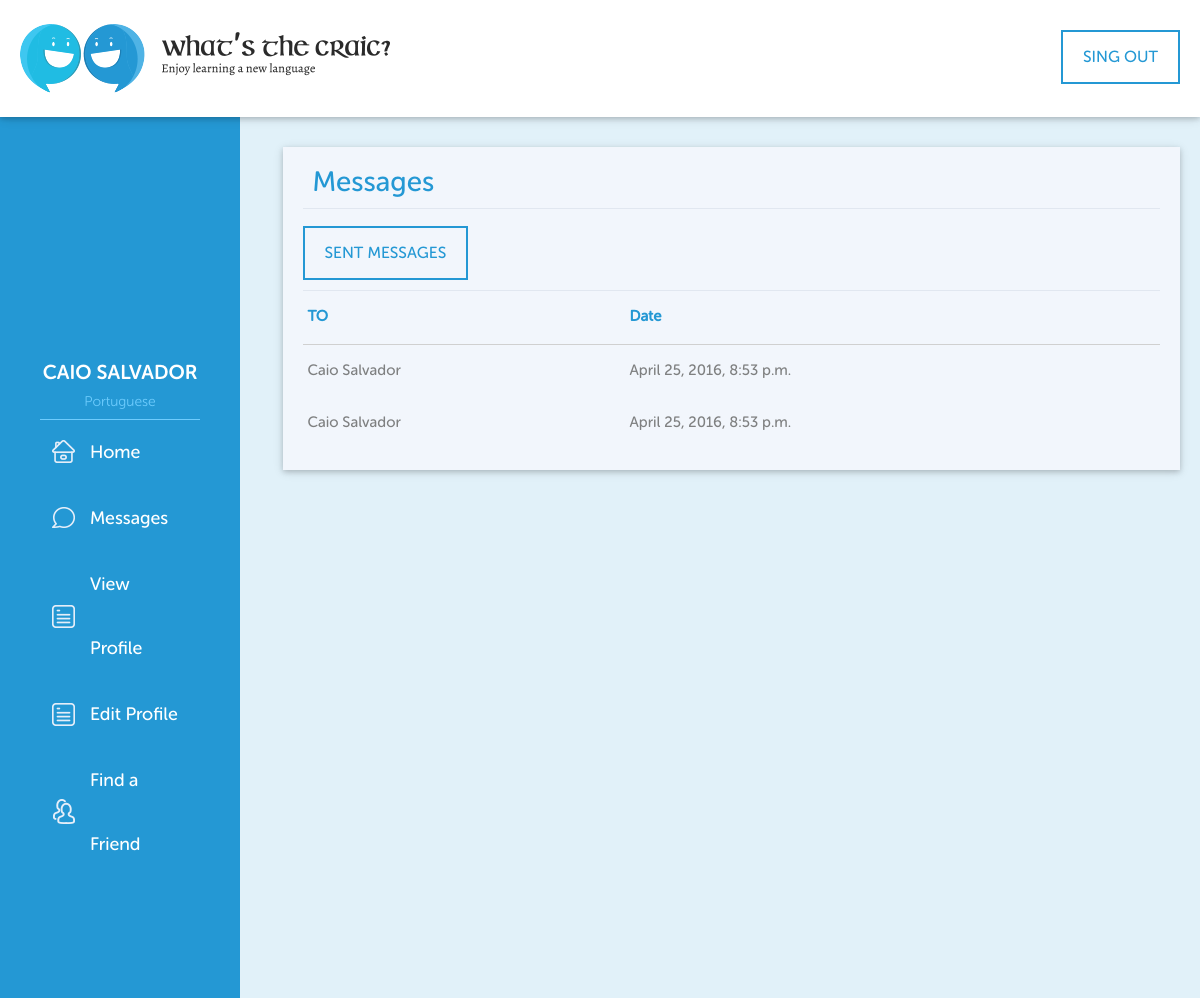
Page /profile/messages/ (signed in) on the committed database.
### profiles/models.py (models this page shows, shortened)
class Profile(models.Model):
	user = models.OneToOneField(settings.AUTH_USER_MODEL)
	name = models.CharField(max_length=100)
	email = models.EmailField(max_length=100, unique=True)
	nui_id = models.IntegerField(unique=True)
	staff = models.BooleanField(default=False)
	native = models.ForeignKey(Language)
	learning = models.ManyToManyField(Language, related_name="profile_languages")
	about = models.TextField(null=True)
	picture = models.ImageField(
		blank=True,
		null=True,
		upload_to=download_media_location
		) #, storage=FileSystemStorage(location=settings.PROTECTED_ROOT)
	def __str__(self): #def __unicode__(self):
		return self.name
	def get_new_messages_count(self):
		count = Message.objects.filter(to_user=self, visualized=False).count()
		return count

class Message(models.Model):
	from_user = models.ForeignKey(Profile, related_name="message_from_user")
	to_user = models.ForeignKey(Profile, related_name="message_to_user")
	message = models.TextField()
	date = models.DateTimeField(auto_now=False, auto_now_add=True)
	visualized = models.BooleanField(default=False)

### languages/models.py (models this page shows)
class Language(models.Model):
	name = models.CharField(max_length=100)
	code = models.CharField(max_length=10)
	flag = models.ImageField(
		blank=True,
		null=True,
		upload_to=download_media_location
		) #, storage=FileSystemStorage(location=settings.PROTECTED_ROOT)
	def __str__(self): #def __unicode__(self):
		return self.name

### profiles/views.py (the view)
class Inbox(SuccessMessageMixin, ListView):
	template_name = "inbox.html"
	paginate_by = 10
	context_object_name = "inbox_messages"
	def get_queryset(self):
		profile = Profile.objects.get(user=self.request.user)
		return Message.objects.filter(to_user = profile).order_by('-date')
	def get_context_data(self, **kwargs):
		context = super(Inbox, self).get_context_data(**kwargs)
		user = self.request.user
		profile = Profile.objects.get(user=self.request.user)
		new_messages_count = profile.get_new_messages_count()
		context["profile"] = profile
		context["new_messages_count"] = new_messages_count
		context["site_name"] = 	"What's the Craic?"
		context["title"] = 	""
		context["submit_btn"] = ""
		return context

### templates/inbox.html (shortened to what this page needs)
{% extends "base.html" %}
{% load staticfiles %}
{% block content %}
{% include "header-dash.html" %}
    <div class="wrarp">
        <div class="row">
            <div class="col l12 m12 s12">
                <div class="friends messages inbox box z-depth-1">
                    <h3 class="title-section">Messages</h3>
                    <div class="cont-nav-messages">
                        <a href="{%url 'profiles:sentmessages' %}" class="btn-wtc">SENT MESSAGES</a>
                    </div>
                    {% if inbox_messages %}
                        <table>
                            <thead>
                              <tr>
                                  <th>TO</th>
                                  <th>Date</th>
                              </tr>
                            </thead>
                            <tbody>
                        {% for message in inbox_messages %}
                            {% if message.visualized %}
                                <tr class="resume">
                                    <td>{{message.to_user}}</td>
                                    <td>{{message.date}}</td>
                                </tr>
                            {% else %}
                                <tr class="resume not-visualized">
                                    <td>{{message.to_user}}</td>
                                    <td>{{message.date}}</td>
                                </tr>
                            {% endif %}
                        {% endfor %}
                            </tbody>
                        </table>
                    {% else %}
                        <h1>No messages :(</h1>
                    {% endif %}
                </div>
            </div>
        </div>
    </div>
</main>
{% endblock content %}

### templates/header-dash.html (shortened to what this page needs)
{% load staticfiles %}
<header id="dashboard" class="z-depth-1">
    <h1 class="logo"><a href="{% url 'dashboard' %}">Whats the Craic - Enjoy learning a new language</a></h1>
    <div class="buttons">
        <a href="{% url 'logout' %}">SING OUT</a>
    </div>
</header>
<main>
<section id="sidebar">
    <div class="cont-side">
        {% if profile.picture %}
            <div class="img-profile">
            </div>
        {% endif%}
        <h3>{{ profile.name }}</h3>
        <h5>{{ profile.native }}</h5>
        <div class="cont-nav-side">
            <nav>
                <ul>
                    <li><a href="{% url 'dashboard' %}" class="icon-home">Home</a></li>
                    {% if new_messages_count > 0 %}
                        <li><a href="{% url 'profiles:inbox' %}" class="icon-message">Messages <span>{{new_messages_count}}</span></a></li>
                    {% else %}
                        <li><a href="{% url 'profiles:inbox' %}" class="icon-message">Messages</a></li>
                    {% endif %}
                    <li><a href="{% url 'profiles:view' profile.id %}" class="icon-view">View Profile</a></li>
                    <li><a href="{% url 'profiles:update' profile.id %}" class="icon-edit">Edit Profile</a></li>
                    <li><a href="{% url 'profiles:findfriends'%}" class="icon-friend">Find a Friend</a></li>
                </ul>
            </nav>
        </div>
    </div>
</section>

### static/css/style-dash.css (style rules this page uses)
html, body { background-color: #fff; }
body, .no-margin { margin: 0; }
html { position: relative; width: 100%; height: 100%; float: left; }
body { font-family: 'museo-sans500', sans-serif; overflow-x: hidden; position: relative; width: 100%; min-height: 100%; float: left; background-color: #e1f1f9; }
a { font-family: 'museo-sans500', sans-serif; font-size: 15px; text-shadow: none; text-transform: none; }
a, a:hover, a img, a:hover img { text-decoration: none; -webkit-transition: all 200ms ; -moz-transition: all 200ms ; -ms-transition: all 200ms ; -o-transition: all 200ms ; transition: all 200ms ; }
ul { list-style: none; }
h1 { font-family: 'museo-sans500', sans-serif; font-size: 45px; color: rgb(72, 108, 132); text-align: left; padding: 30px; text-transform: none; }
h3 { font-family: 'museo-sans500', sans-serif; text-shadow: none; text-transform: none; }
ul li { list-style: none; }
header { position: fixed; top: 0; z-index: 2; float: left; width: 100%; background-color: #fff; }
.logo { text-indent: -9999px; width: 370px; height: 117px; background-image: url("../img/logo-dash.png"); padding: 0px; float: left; margin-top: 0px; margin-bottom: 0px; margin-left: 20px; }
.logo a { display: block; width: 100%; height: 100%; }
main { float: left; width: 100%; padding-top: 117px; min-height: calc(100vh - 117px); position: relative; }
#sidebar { float: left; width: 20%; background-color: #2498d4; height: 100%; padding: 40px; }
.cont-side { float: left; width: 100%; overflow: auto; height: 100%; }
.img-profile { float: left; width: 100%; height: 185px; overflow: hidden; text-align: center; }
.buttons a { float: right; color: #2498d4; font-size: 16px; padding: 13px 20px; border: 2px solid #2498d4; margin-left: 20px; margin-top: 30px; margin-right: 20px; }
#sidebar h3 { color: #fff; font-size: 20px; font-family:'museo-sans700'; float: left; width: 100%; text-align: center; margin-top: 20px; margin-bottom: 10px; text-transform: uppercase; }
#sidebar h5 { color: #6eccfd; font-size: 14px; font-family:'museo-sans300'; float: left; width: 100%; text-align: center; margin-top: 0px; padding-bottom: 10px; border-bottom: 1px solid #6eccfd; margin-bottom: 0px; }
#sidebar nav { float: left; width: 100%; background-color: transparent; box-shadow: none; height: auto; }
#sidebar nav ul { float: left; width: 100%; }
#sidebar nav li { float: left; width: 100%; }
#sidebar nav a { font-size: 18px; padding-left: 50px; background-position: 10px center; background-repeat: no-repeat; width: 100%; }
.icon-home { background-image: url("../img/icon-home.png"); }
.icon-message { background-image: url("../img/icon-message.png"); }
.icon-view { background-image: url("../img/icon-view.png"); }
.icon-edit { background-image: url("../img/icon-edit.png"); }
.icon-friend { background-image: url("../img/icon-friend.png"); }
.wrarp { float: left; width: 80%; padding: 30px 20px; }
.box { float: left; width: 100%; background-color: #f2f6fc; padding: 20px 20px; }
.friends { margin-top: 0px; margin-right: -0.75rem; float: right; margin-bottom: 30px; }
.title-section { font-size: 28px; color: #2498d4; padding-left: 10px; padding-right: 10px; border-bottom: 1px solid #e1e7f0; padding-bottom: 10px; margin-top: 0px; }
.btn-wtc { color: #2498d4; font-size: 16px; padding: 13px 20px; border: 2px solid #2498d4; }
.messages .btn-wtc { background-color: transparent; float: left; margin-left: 0px; }
.cont-nav-messages { border-bottom: 1px solid #e1e7f0; padding-bottom: 10px; float: left; width: 100%; }
.messages td { color: #7F8081; }
.messages tr { color: #2498d4; }
.messages .resume { cursor: pointer; }

### rows in the picture
Profile: name "CAIO SALVADOR", native "Portuguese"
Message: to_user "Caio Salvador", date "April 25, 2016, 8:53 p.m."
Message: to_user "Caio Salvador", date "April 25, 2016, 8:53 p.m."
